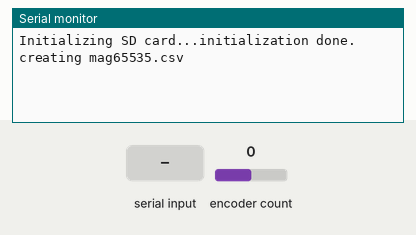
Bench run of a sketch on a simulated Arduino Uno, built with avr-gcc and run on an emulated ATmega328P. Parts: the last lines printed to the serial monitor. The test bench sets the inputs (shaded band); at power-on: encoder count 0. Storage starts empty; EEPROM starts erased.

Above: at 2.2 s.
2.3 s: ":" received over the second serial link
At 3.7 s:
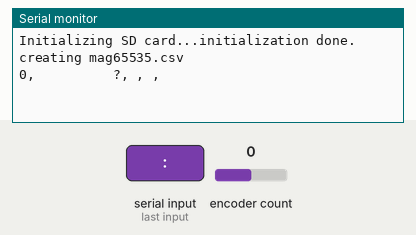
4.7 s: "1" received over the second serial link
At 6.8 s:
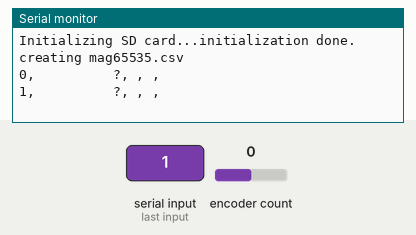

The sketch:

magtrack.ino
```cpp
/* magtrack.ino
 * Hogan Lab
 * by Julian Quevedo
 * -----------------------------
 * On each loop cycle, this sketch measures the magnetic field along the
 * X, Y, and Z axes as well as the current position of the device along
 * the nylon cable. The data is stored in 3 parallel arrays in a CSV
 * format and is written to an inserted micro SD card.
 */

#include <stdio.h>
#include <stdlib.h>
#include <EEPROM.h>
#include <SPI.h>
#include <SD.h>
#include <SoftwareSerial.h>
#include <Encoder.h>

// Define pins.
#define CHIP_SELECT 10
#define ENCODER_A 2
#define ENCODER_B 3
#define MAG_TX 4
#define MAG_RX 5

// Tangential distance (cm) traveled between each encoder pulse.
#define TICK_DIST (2 * PI * 1.1 / 800.0)

#define FAT32_MAX_LEN (8 + 1 + 3 + 1)
// Number of bytes in magnetometer output.
#define MAG_BUFFER_LEN 100
#define MAG_NUM_WIDTH 8
#define RECORD_LEN 41

File dataFile;

Encoder encoder(ENCODER_A, ENCODER_B);
SoftwareSerial magSerial(MAG_RX, MAG_TX);

/* FUNCTION: printEncoderChannels
 * ------------------------------
 * This function can be used for debugging encoder wheel input. It prints the
 * logic levels A, B of the encoder output channels so that they can be monitored
 * using the Arduino serial plotter.
 */
void printEncoderChannels() {
  char s[6];
  sprintf(s, "%d, %d", digitalRead(ENCODER_A) + 2, digitalRead(ENCODER_B));
  Serial.println(s);
}

/* FUNCTION: magTerminal
 * ---------------------
 * This function turns the Arduino serial monitor into a direct terminal to
 * the magnetometer. This function should be called in `loop` for debugging
 * the magnetometer. Issue ASCII commands to the device (e.g. "0sd" to send
 * magnetic field data) by typing them into the serial input line and pressing
 * Enter. The magnetometer response message will automatically be written to
 * the terminal screen.
 */
void magTerminal() {
  if (magSerial.available()) {
    Serial.write(magSerial.read());
  }
  if (Serial.available()) {
    magSerial.write(Serial.read());
  }
}

/* FUNCTION: setup
 * ---------------
 * This function initializes each DIO pins and connects to two serial devices:
 * the magnetometer and the SD card module. It also creates the output CSV file
 * where the field-position measurements are stored.
 */
void setup() {
  // Set up pinout.
  pinMode(ENCODER_A, INPUT);
  pinMode(ENCODER_B, INPUT);
  pinMode(MAG_TX, OUTPUT);
  pinMode(MAG_RX, INPUT);
  pinMode(CHIP_SELECT, LOW);

  // Open serial communications and wait for port to
  // open:
  Serial.begin(115200);
  // Wait for serial port to connect. Needed for native
  // USB port only.
  while (!Serial);

  magSerial.begin(9600);
  while (!magSerial);

  Serial.print("Initializing SD card...");
  if (!SD.begin(CHIP_SELECT)) {
    Serial.println("initialization failed!");
    while (1); // Hangs the program.
  }
  Serial.println("initialization done.");

  // Create a new timestamped file.
  char fileName[FAT32_MAX_LEN];
  unsigned short recordNum;
  EEPROM.get(0, recordNum);
  sprintf(fileName, "mag%05u.csv", recordNum);
  Serial.print("creating ");
  Serial.println(fileName);
  dataFile = SD.open(fileName, FILE_WRITE);
  if (!dataFile) {
    Serial.println("Error opening file!");
    while (1);
  }
  recordNum++;
  EEPROM.put(0, recordNum);

  // wait for dataFile
  delay(1000);
}

// Keep track of the previous X position, so we know when it changes.
double prevX = 0;
// Buffer where the magnetometer output will be stored.
char magOutput[MAG_BUFFER_LEN];
// Numeric ID for each measurement taken.
int outputNum = 0;

void loop() {
  // The current X position is the number of encoder ticks times the
  // tangential distance of a single tick.
  double newX = encoder.read() * TICK_DIST;
  // If a new measurement from the magnetometer is available, write a new
  // line to the output CSV file.
  if (magSerial.available()) {
    int numBytes = magSerial.readBytesUntil(4, magOutput, MAG_BUFFER_LEN);
    magOutput[numBytes] = '\0';
    char magData[3][MAG_NUM_WIDTH + 1];
    char *next = magOutput;
    // Parse the magnetometer output for the three numbers corresponding to
    // the magnetic field in the X, Y, and Z directions.
    for (int i = 0; i < 3; i++) {
      next = strstr(next, ":") + 1;
      strncpy(magData[i], next, MAG_NUM_WIDTH);
      magData[i][MAG_NUM_WIDTH] = '\0';
    }
    // Create a new record for the CSV file with the following format:
    //     <measurement number>, <x position>, <m_x>, <m_y>, <m_z>
    char newRecord[RECORD_LEN];
    sprintf(
      newRecord,
      "%d, %0+10.4f, %s, %s, %s",
      outputNum,
      newX,
      magData[0],
      magData[1],
      magData[2]
    );
    // Write the new record to both the serial monitor and the CSV file.
    Serial.println(newRecord);
    dataFile.println(newRecord);
    // Every 10 measurements, ensure file has been saved.
    if (outputNum % 10 == 0) {
      dataFile.flush();
    }
    outputNum++;
  // If there is no new data to read from the magnetometer, AND magtrack
  // has moved from its previous position, ask the magnetometer to take a new
  // measurement.
  } else if (prevX != newX) {
    magSerial.write("0sd\r");
  }

  prevX = newX;
}
```

Measured:
- after the input at 2.3 s, the serial monitor: prints a new line after 1.0 s (image 1)
- after the input at 4.7 s, the serial monitor: prints a new line after 1.0 s (image 2)
